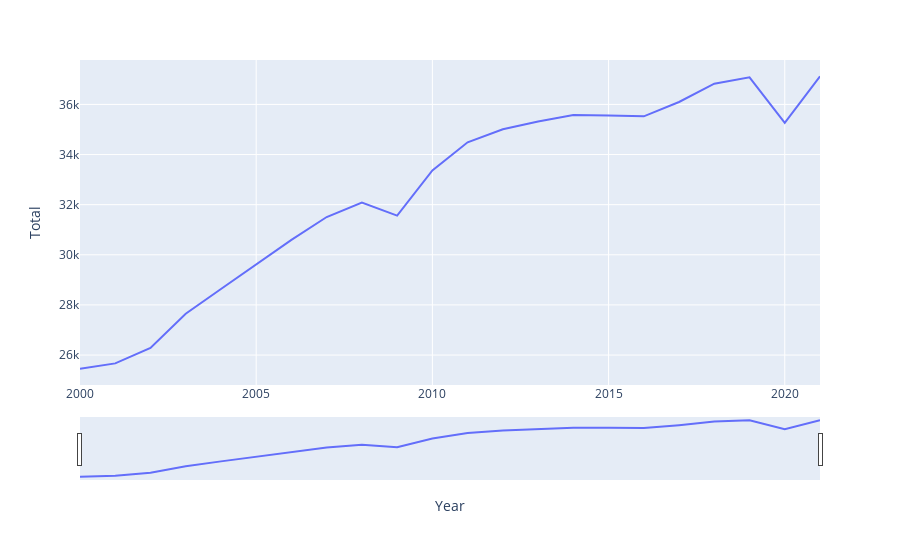

Notebook code for this chart:
### Code cell
#  plot to see total emission versus year for 'global'
fig_glob = px.line(df_glob, x="Year", y="Total")
fig_glob.update_xaxes(rangeslider_visible=True)
fig_glob.show()

### Figure 1 — Plotly figure (JSON) as saved in the notebook; plotly's stock layout.template omitted (floating-point values rounded to 4 significant figures)
{"data": [{"hovertemplate": "Year=%{x}<br>Total=%{y}<extra></extra>", "legendgroup": "", "line": {"color": "#636efa", "dash": "solid"}, "marker": {"symbol": "circle"}, "mode": "lines", "name": "", "orientation": "v", "showlegend": false, "type": "scatter", "x": [2000, 2001, 2002, 2003, 2004, 2005, 2006, 2007, 2008, 2009, 2010, 2011, 2012, 2013, 2014, 2015, 2016, 2017, 2018, 2019, 2020, 2021], "xaxis": "x", "y": [25450.0, 25670.0, 26280.0, 27650.0, 28640.0, 29610.0, 30590.0, 31510.0, 32090.0, 31560.0, 33360.0, 34490.0, 35010.0, 35320.0, 35580.0, 35560.0, 35520.0, 36100.0, 36830.0, 37080.0, 35260.0, 37120.0], "yaxis": "y"}], "layout": {"legend": {"tracegroupgap": 0}, "margin": {"t": 60}, "xaxis": {"anchor": "y", "domain": [0, 1], "rangeslider": {"visible": true}, "title": {"text": "Year"}}, "yaxis": {"anchor": "x", "domain": [0, 1], "title": {"text": "Total"}}}}
